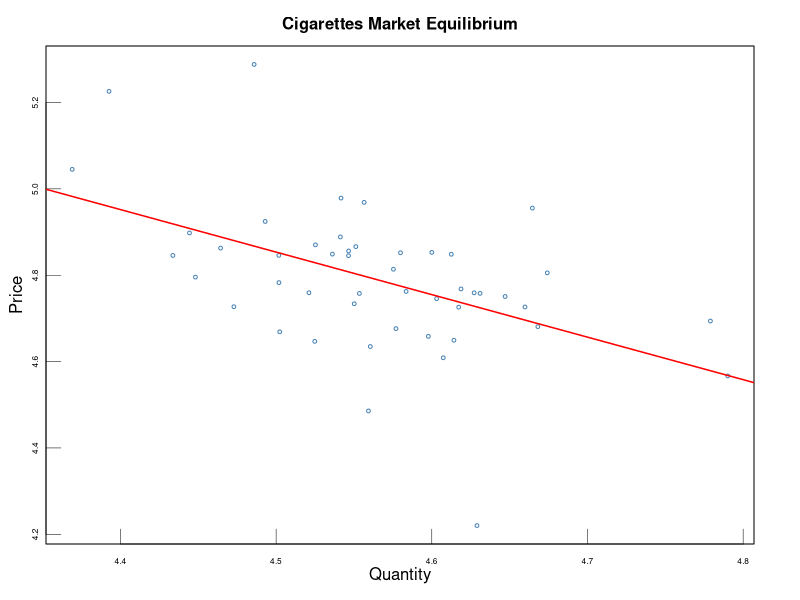
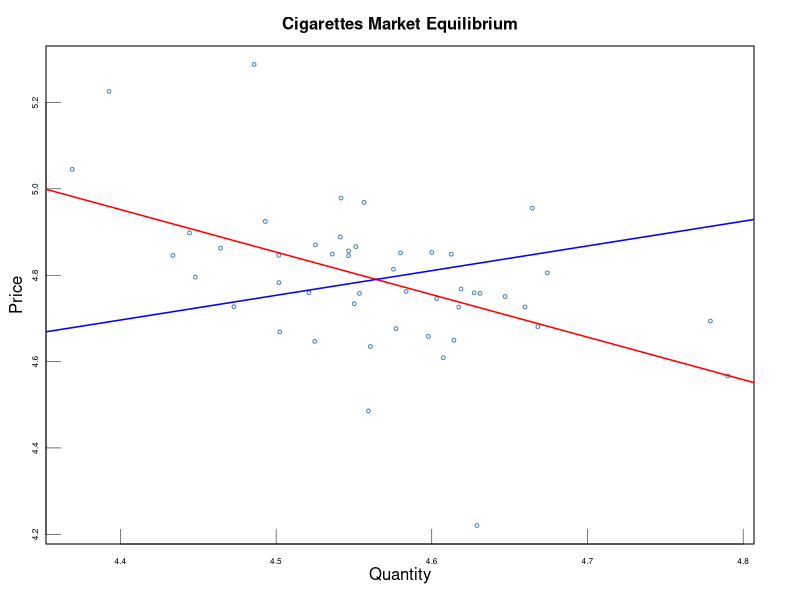
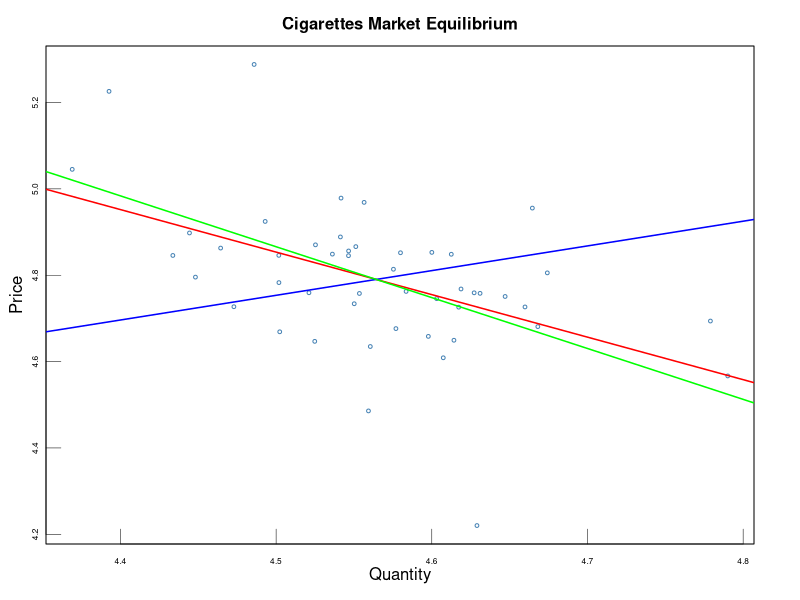

R code for these plots, in order:
######################################################################################
# Demo 10: Instrumental Variable Regression
######################################################################################
##############################
## Econometrics 322 Hang Miao
##############################

#########################################################################################
## Approach1: Loading data by Using the third party package: Applied Econometrics with R
#########################################################################################
library(AER)
data("CigarettesSW")
head(CigarettesSW)

# output the data
# write.csv(CigarettesSW,"CigarettesSWData.csv", row.names = FALSE)

###########################################################################################
## Approach2: Loading data by Reading the data file CigarettesSW.csv under the same folder
###########################################################################################
CigarettesSW <- read.csv("CigarettesSWData.csv", header=TRUE, sep=",")
head(CigarettesSW)



#########################################
## Data Preprocessing
#########################################
# Check if there is any missing data
is.data.frame(CigarettesSW) 


# Create New Dependent Variable: Real Per Capita Prices
CigarettesSW$rprice <- with(CigarettesSW, price / cpi)

# Create New Instrument Variable: Sales Tax
CigarettesSW$salestax <- with(CigarettesSW, (taxs - tax) / cpi)

# Create New Instrument Variable: Real Income Per Capita
CigarettesSW$rincome <- with(CigarettesSW, income/(population*cpi) )



# Select the year which will be used in our model
Sig_data <- subset(CigarettesSW, year == "1985")
# Select the columns which will be used in our model
Sig_data <- Sig_data[ ,c('state', 'packs', 'rprice', 'salestax', 'rincome') ]
head(Sig_data)
###########################################################################################
## OLS
###########################################################################################
OLS_model <- lm(log(packs)~log(rprice), data = Sig_data)
summary(OLS_model) 
coeftest(OLS_model, vcov. = vcovHC, type = "const")
coeftest(OLS_model, vcov. = vcovHC, type = "HC0")
coeftest(OLS_model, vcov. = vcovHC, type = "HC1")

#################################################
# Visualization
#################################################
par(mgp=c(1 ,0.2,1),mar=c(2.5,2,2,2)+0.3)
plot(  log(Sig_data$rprice),  log(Sig_data$packs) ,
      #log="y",
      xaxt = "n",yaxt = "n",
      xlab ="",
      ylab = "",
      cex =0.5,
      #ylim = c(0, 1),
      pch = 1, 
      col = "steelblue")
axis(1, tck = 0.03, lwd = 0.5, cex.axis=0.5, line = 0 )
axis(2, tck = 0.03, lwd = 0.5, cex.axis=0.5, line = 0 )
title(xlab = "Quantity",  cex.lab = 1)
title(ylab = "Price", cex.lab = 1)
title(main = "Cigarettes Market Equilibrium", cex.main = 1)
abline(OLS_model, lwd = 1.5, col = 'red' )



###########################################################################################
## Instrumental Variable Regression (TSLS)
###########################################################################################

####################################################################
# 1. Estimate the Supply Curve
####################################################################
head(Sig_data)
# First Stage
LM_SupCur_1 = lm( log(rprice) ~ log(rincome), data = Sig_data)
coeftest(LM_SupCur_1, vcov. = vcovHC, type = "const")
Sig_data$log_rprice_Hat = LM_SupCur_1$fitted.values

# Second Stage
LM_SupCur_2 = lm(log(packs) ~ log_rprice_Hat , data = Sig_data)
coeftest(LM_SupCur_2, vcov. = vcovHC, type = "const")


#################################################
# Visualization
#################################################
par(mgp=c(1 ,0.2,1),mar=c(2.5,2,2,2)+0.3)
plot(  log(Sig_data$rprice),  log(Sig_data$packs) ,
       #log="y",
       xaxt = "n",yaxt = "n",
       xlab ="",
       ylab = "",
       cex =0.5,
       #ylim = c(0, 1),
       pch = 1, 
       col = "steelblue")
axis(1, tck = 0.03, lwd = 0.5, cex.axis=0.5, line = 0 )
axis(2, tck = 0.03, lwd = 0.5, cex.axis=0.5, line = 0 )
title(xlab = "Quantity",  cex.lab = 1)
title(ylab = "Price", cex.lab = 1)
title(main = "Cigarettes Market Equilibrium", cex.main = 1)
abline(OLS_model, lwd = 1.5, col = 'red' )
abline(LM_SupCur_2, lwd = 1.5, col = 'blue' )


#################################################
# Software Package
#################################################

IV_SupCur <- ivreg(log(packs) ~ log(rprice) | log(rincome), data = Sig_data)
coeftest(IV_SupCur, vcov. = vcovHC, type = "const")

IV_SupCur
LM_SupCur_2



####################################################################
# 2. Estimate the Demand Curve
####################################################################

head(Sig_data)
# First Stage
LM_DemCur_1 = lm( log(rprice) ~ salestax, data = Sig_data)
coeftest(LM_DemCur_1, vcov. = vcovHC, type = "const")
Sig_data$log_rprice_Hat = LM_DemCur_1$fitted.values

# Second Stage
LM_DemCur_2 = lm(log(packs) ~ log_rprice_Hat , data = Sig_data)
coeftest(LM_DemCur_2, vcov. = vcovHC, type = "const")

#################################################
# Visualization
#################################################
par(mgp=c(1 ,0.2,1),mar=c(2.5,2,2,2)+0.3)
plot(  log(Sig_data$rprice),  log(Sig_data$packs) ,
       #log="y",
       xaxt = "n",yaxt = "n",
       xlab ="",
       ylab = "",
       cex =0.5,
       #ylim = c(0, 1),
       pch = 1, 
       col = "steelblue")
axis(1, tck = 0.03, lwd = 0.5, cex.axis=0.5, line = 0 )
axis(2, tck = 0.03, lwd = 0.5, cex.axis=0.5, line = 0 )
title(xlab = "Quantity",  cex.lab = 1)
title(ylab = "Price", cex.lab = 1)
title(main = "Cigarettes Market Equilibrium", cex.main = 1)
abline(OLS_model, lwd = 1.5, col = 'red' )
abline(LM_SupCur_2, lwd = 1.5, col = 'blue' )
abline(LM_DemCur_2, lwd = 1.5, col = 'green' )

#################################################
# Software Package
#################################################
IV_DemCur <- ivreg(log(packs) ~ log(rprice) | salestax, data = Sig_data)
coeftest(IV_DemCur, vcov. = vcovHC, type = "const")

IV_DemCur
LM_DemCur_2
